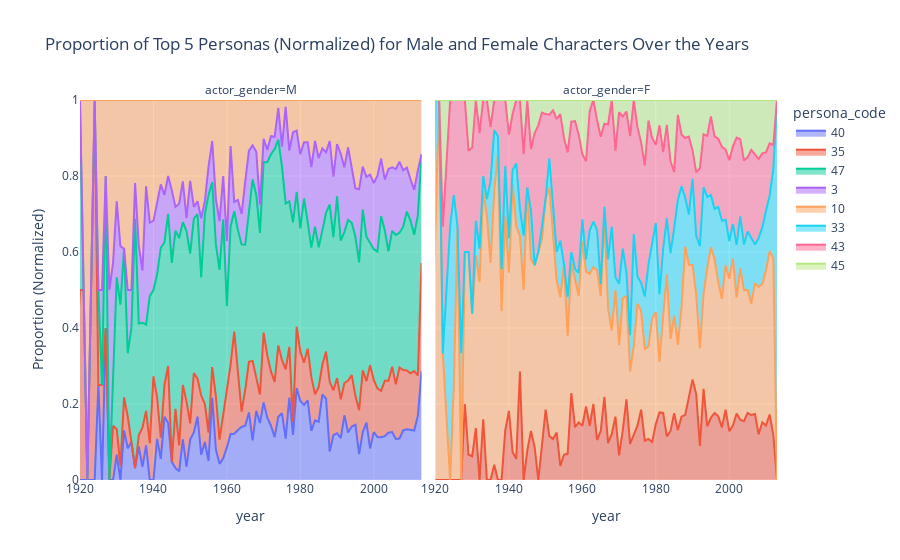

This figure's notebook cell:
### Code cell
import pandas as pd
import plotly.express as px


# Count occurrences for each combination of 'year', 'persona_code', and 'actor_gender'
data_counts = persona_char_movie_year.groupby(['year', 'persona_code', 'actor_gender']).size().reset_index(name='count')

# Get the top 5 personas for both male and female characters
top5_male_personas = data_counts[data_counts['actor_gender'] == 'M'].groupby('persona_code')['count'].sum().nlargest(5).index
top5_female_personas = data_counts[data_counts['actor_gender'] == 'F'].groupby('persona_code')['count'].sum().nlargest(5).index

# Filter the data for the top 5 personas for both male and female characters
male_top5_data = data_counts[(data_counts['actor_gender'] == 'M') & (data_counts['persona_code'].isin(top5_male_personas))]
female_top5_data = data_counts[(data_counts['actor_gender'] == 'F') & (data_counts['persona_code'].isin(top5_female_personas))]

# Combine male and female data
combined_data = pd.concat([male_top5_data, female_top5_data])

# Calculate the total count for each year and gender
total_counts = data_counts.groupby(['year', 'actor_gender'])['count'].sum().reset_index()

# Calculate the proportion of each persona among all 50 personas
data_counts['proportion_all'] = data_counts['count'] / total_counts['count']

# Merge total counts with the combined_data to calculate proportions
combined_data = pd.merge(combined_data, total_counts, on=['year', 'actor_gender'], suffixes=('', '_total'))

# Calculate the proportion of each persona among the top 5 personas
combined_data['proportion'] = combined_data['count'] / combined_data['count_total']

# Normalize the proportions of the top 5 personas to make them sum up to 1
combined_data['proportion_normalized'] = combined_data.groupby(['year', 'actor_gender'])['proportion'].transform(lambda x: x / x.sum())

# Create a stacked area chart with central alignment and starting x-axis point at 1920
fig = px.area(
    combined_data,
    x='year',
    y='proportion_normalized',
    color='persona_code',
    facet_col='actor_gender',
    facet_col_wrap=2,  # Set the number of columns in the facet grid
    labels={'proportion_normalized': 'Proportion (Normalized)'},
    title='Proportion of Top 5 Personas (Normalized) for Male and Female Characters Over the Years',
    range_x=[1920, combined_data['year'].max()],  # Set the starting point of the x-axis
    range_y=[0, 1]  # Set the y-axis range
)

# Show the chart
fig.show()

# Specify the full path for saving the HTML file
save_path = '../generated/html/persona_gender_temporal.html'

# Save the figure as an HTML file
fig.write_html(save_path)
